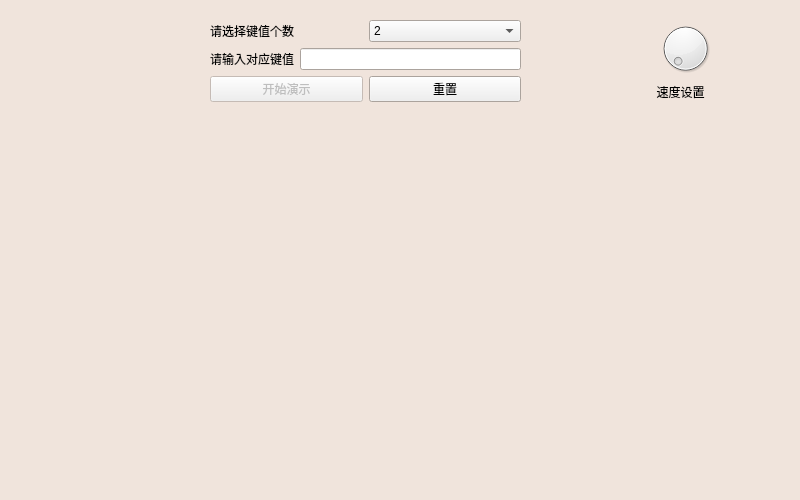
<?xml version="1.0" encoding="UTF-8"?>
<ui version="4.0">
 <class>Widget</class>
 <widget class="QWidget" name="Widget">
  <property name="geometry">
   <rect>
    <x>0</x>
    <y>0</y>
    <width>800</width>
    <height>500</height>
   </rect>
  </property>
  <property name="sizePolicy">
   <sizepolicy hsizetype="Fixed" vsizetype="Fixed">
    <horstretch>0</horstretch>
    <verstretch>0</verstretch>
   </sizepolicy>
  </property>
  <property name="minimumSize">
   <size>
    <width>800</width>
    <height>500</height>
   </size>
  </property>
  <property name="maximumSize">
   <size>
    <width>800</width>
    <height>500</height>
   </size>
  </property>
  <property name="palette">
   <palette>
    <active>
     <colorrole role="Base">
      <brush brushstyle="SolidPattern">
       <color alpha="255">
        <red>255</red>
        <green>255</green>
        <blue>255</blue>
       </color>
      </brush>
     </colorrole>
     <colorrole role="Window">
      <brush brushstyle="SolidPattern">
       <color alpha="255">
        <red>240</red>
        <green>228</green>
        <blue>220</blue>
       </color>
      </brush>
     </colorrole>
    </active>
    <inactive>
     <colorrole role="Base">
      <brush brushstyle="SolidPattern">
       <color alpha="255">
        <red>255</red>
        <green>255</green>
        <blue>255</blue>
       </color>
      </brush>
     </colorrole>
     <colorrole role="Window">
      <brush brushstyle="SolidPattern">
       <color alpha="255">
        <red>240</red>
        <green>228</green>
        <blue>220</blue>
       </color>
      </brush>
     </colorrole>
    </inactive>
    <disabled>
     <colorrole role="Base">
      <brush brushstyle="SolidPattern">
       <color alpha="255">
        <red>240</red>
        <green>228</green>
        <blue>220</blue>
       </color>
      </brush>
     </colorrole>
     <colorrole role="Window">
      <brush brushstyle="SolidPattern">
       <color alpha="255">
        <red>240</red>
        <green>228</green>
        <blue>220</blue>
       </color>
      </brush>
     </colorrole>
    </disabled>
   </palette>
  </property>
  <property name="windowTitle">
   <string>堆排序</string>
  </property>
  <widget class="QLabel" name="label_3">
   <property name="geometry">
    <rect>
     <x>300</x>
     <y>150</y>
     <width>81</width>
     <height>22</height>
    </rect>
   </property>
   <property name="palette">
    <palette>
     <active>
      <colorrole role="WindowText">
       <brush brushstyle="SolidPattern">
        <color alpha="255">
         <red>255</red>
         <green>0</green>
         <blue>0</blue>
        </color>
       </brush>
      </colorrole>
     </active>
     <inactive>
      <colorrole role="WindowText">
       <brush brushstyle="SolidPattern">
        <color alpha="255">
         <red>255</red>
         <green>0</green>
         <blue>0</blue>
        </color>
       </brush>
      </colorrole>
     </inactive>
     <disabled>
      <colorrole role="WindowText">
       <brush brushstyle="SolidPattern">
        <color alpha="255">
         <red>120</red>
         <green>120</green>
         <blue>120</blue>
        </color>
       </brush>
      </colorrole>
     </disabled>
    </palette>
   </property>
   <property name="text">
    <string/>
   </property>
  </widget>
  <widget class="QWidget" name="layoutWidget">
   <property name="geometry">
    <rect>
     <x>210</x>
     <y>20</y>
     <width>311</width>
     <height>84</height>
    </rect>
   </property>
   <layout class="QVBoxLayout" name="verticalLayout">
    <item>
     <layout class="QHBoxLayout" name="horizontalLayout_2">
      <item>
       <widget class="QLabel" name="label">
        <property name="text">
         <string>请选择键值个数</string>
        </property>
       </widget>
      </item>
      <item>
       <widget class="QComboBox" name="comboBox">
        <item>
         <property name="text">
          <string>2</string>
         </property>
        </item>
        <item>
         <property name="text">
          <string>3</string>
         </property>
        </item>
        <item>
         <property name="text">
          <string>4</string>
         </property>
        </item>
        <item>
         <property name="text">
          <string>5</string>
         </property>
        </item>
        <item>
         <property name="text">
          <string>6</string>
         </property>
        </item>
        <item>
         <property name="text">
          <string>7</string>
         </property>
        </item>
        <item>
         <property name="text">
          <string>8</string>
         </property>
        </item>
        <item>
         <property name="text">
          <string>9</string>
         </property>
        </item>
        <item>
         <property name="text">
          <string>10</string>
         </property>
        </item>
        <item>
         <property name="text">
          <string>11</string>
         </property>
        </item>
        <item>
         <property name="text">
          <string>12</string>
         </property>
        </item>
        <item>
         <property name="text">
          <string>13</string>
         </property>
        </item>
        <item>
         <property name="text">
          <string>14</string>
         </property>
        </item>
        <item>
         <property name="text">
          <string>15</string>
         </property>
        </item>
       </widget>
      </item>
     </layout>
    </item>
    <item>
     <layout class="QHBoxLayout" name="horizontalLayout_1">
      <item>
       <widget class="QLabel" name="label_2">
        <property name="text">
         <string>请输入对应键值</string>
        </property>
       </widget>
      </item>
      <item>
       <widget class="QLineEdit" name="lineEdit"/>
      </item>
     </layout>
    </item>
    <item>
     <layout class="QHBoxLayout" name="horizontalLayout_3">
      <item>
       <widget class="QPushButton" name="start">
        <property name="enabled">
         <bool>false</bool>
        </property>
        <property name="text">
         <string>开始演示</string>
        </property>
       </widget>
      </item>
      <item>
       <widget class="QPushButton" name="restart">
        <property name="text">
         <string>重置</string>
        </property>
       </widget>
      </item>
     </layout>
    </item>
   </layout>
  </widget>
  <widget class="QLabel" name="label_4">
   <property name="geometry">
    <rect>
     <x>90</x>
     <y>210</y>
     <width>81</width>
     <height>22</height>
    </rect>
   </property>
   <property name="palette">
    <palette>
     <active>
      <colorrole role="WindowText">
       <brush brushstyle="SolidPattern">
        <color alpha="255">
         <red>255</red>
         <green>0</green>
         <blue>0</blue>
        </color>
       </brush>
      </colorrole>
     </active>
     <inactive>
      <colorrole role="WindowText">
       <brush brushstyle="SolidPattern">
        <color alpha="255">
         <red>255</red>
         <green>0</green>
         <blue>0</blue>
        </color>
       </brush>
      </colorrole>
     </inactive>
     <disabled>
      <colorrole role="WindowText">
       <brush brushstyle="SolidPattern">
        <color alpha="255">
         <red>120</red>
         <green>120</green>
         <blue>120</blue>
        </color>
       </brush>
      </colorrole>
     </disabled>
    </palette>
   </property>
   <property name="text">
    <string/>
   </property>
  </widget>
  <widget class="QWidget" name="layoutWidget">
   <property name="geometry">
    <rect>
     <x>650</x>
     <y>20</y>
     <width>71</width>
     <height>81</height>
    </rect>
   </property>
   <layout class="QVBoxLayout" name="verticalLayout_2">
    <item>
     <widget class="QDial" name="speed">
      <property name="minimum">
       <number>1000</number>
      </property>
      <property name="maximum">
       <number>5000</number>
      </property>
      <property name="singleStep">
       <number>20</number>
      </property>
      <property name="pageStep">
       <number>20</number>
      </property>
      <property name="value">
       <number>1000</number>
      </property>
     </widget>
    </item>
    <item>
     <widget class="QLabel" name="label_5">
      <property name="text">
       <string>  速度设置</string>
      </property>
     </widget>
    </item>
   </layout>
  </widget>
 </widget>
 <resources/>
 <connections/>
</ui>
